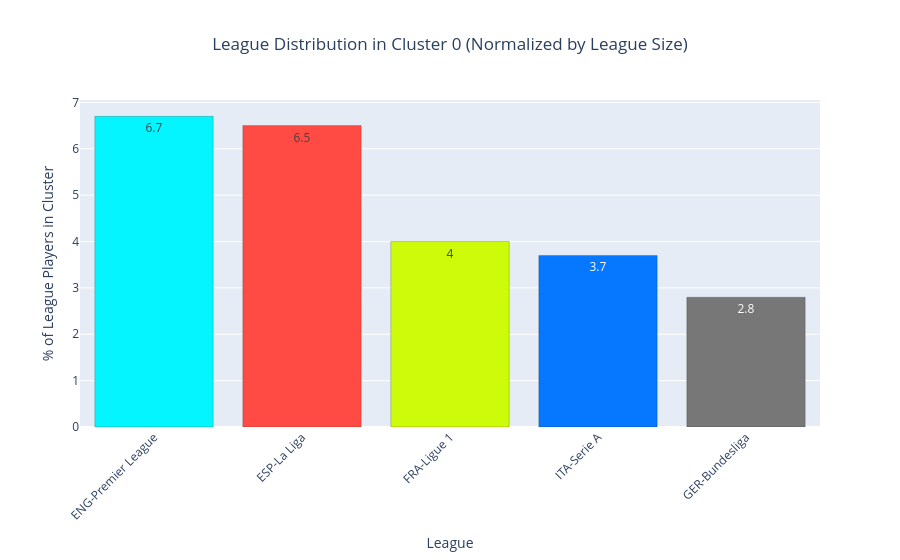

This figure's notebook cell:
### Code cell
# Create a bar plot showing the distribution of positions in a specific cluster

def plot_cluster_positions(cluster_id, df_clusters=df_clusters):
    cluster_data = df_clusters[df_clusters['cluster'] == cluster_id]
    
    # Count players by position in this cluster
    pos_counts = cluster_data['pos'].value_counts().reset_index()
    pos_counts.columns = ['Position', 'Count']
    
    # create a color mapping for positions using hex codes
    unique_positions = sorted(df_clusters['pos'].unique())
    colors = plt.cm.tab20(np.linspace(0, 1, len(unique_positions)))
    color_map = {
        pos: f'#{int(colors[i][0]*255):02x}{int(colors[i][1]*255):02x}{int(colors[i][2]*255):02x}'
        for i, pos in enumerate(unique_positions)
    }
    
    # Visualize the bar plot with Plotly Express
    fig = px.bar(
        pos_counts,
        x='Position',
        y='Count',
        title=f'Position Distribution in Cluster {cluster_id}',
        labels={'Count': 'Number of Players', 'Position': 'Position'},
        color='Position',
        color_discrete_map=color_map,
        text='Count'
    )
    fig.update_traces(textposition='auto')
    fig.update_layout(title_x=0.5)
    fig.show()

# Create a bar plot showing the normalized distribution of leagues in a specific cluster (normalized by the total number of players in each league)

def plot_cluster_league(cluster_id, df_clusters=df_clusters):
    
    cluster_data = df_clusters[df_clusters['cluster'] == cluster_id]
    
    # Count players by league in this cluster
    league_counts_cluster = cluster_data['league'].value_counts().reset_index()
    league_counts_cluster.columns = ['League', 'Count_in_Cluster']
    
    # Count total players by league in the entire dataset
    league_counts_total = df_clusters['league'].value_counts().reset_index()
    league_counts_total.columns = ['League', 'Total_Count']
    
    # Merge and calculate normalized percentage
    league_data = league_counts_cluster.merge(league_counts_total, on='League')
    league_data['Percentage'] = (league_data['Count_in_Cluster'] / league_data['Total_Count'] * 100).round(1)
    
    # Sort by percentage descending
    league_data = league_data.sort_values('Percentage', ascending=False)
    
    # Define league colors with hex codes
    league_colors = {
        'ESP-La Liga': "#FF4B44",
        'ENG-Premier League': '#04F5FF',
        'GER-Bundesliga': "#777777",
        'FRA-Ligue 1': '#CDFB0A',
        'ITA-Serie A': '#0578FF'
    }
    
    fig = px.bar(
        league_data,
        x='League',
        y='Percentage',
        title=f'League Distribution in Cluster {cluster_id} (Normalized by League Size)',
        labels={'Percentage': '% of League Players in Cluster', 'League': 'League'},
        text='Percentage',
        color='League',
        color_discrete_map=league_colors,
        hover_data={'Count_in_Cluster': True, 'Total_Count': True, 'Percentage': ':.1f'}
    )
    
    fig.update_traces(textposition='auto', marker_line_width=0.2, marker_line_color='black')
    fig.update_layout(title_x=0.5, xaxis_tickangle=-45, showlegend=False)
    fig.show()
    
plot_cluster_league(0)

### Figure 1 — Plotly figure (JSON) as saved in the notebook; plotly's stock layout.template omitted (floating-point values rounded to 4 significant figures)
{"data": [{"customdata": [[51, 759]], "hovertemplate": "League=%{x}<br>% of League Players in Cluster=%{text:.1f}<br>Count_in_Cluster=%{customdata[0]}<br>Total_Count=%{customdata[1]}<extra></extra>", "legendgroup": "ENG-Premier League", "marker": {"color": "#04F5FF", "line": {"color": "black", "width": 0.2}, "pattern": {"shape": ""}}, "name": "ENG-Premier League", "orientation": "v", "showlegend": true, "text": [6.7], "textposition": "auto", "type": "bar", "x": ["ENG-Premier League"], "xaxis": "x", "y": [6.7], "yaxis": "y"}, {"customdata": [[37, 567]], "hovertemplate": "League=%{x}<br>% of League Players in Cluster=%{text:.1f}<br>Count_in_Cluster=%{customdata[0]}<br>Total_Count=%{customdata[1]}<extra></extra>", "legendgroup": "ESP-La Liga", "marker": {"color": "#FF4B44", "line": {"color": "black", "width": 0.2}, "pattern": {"shape": ""}}, "name": "ESP-La Liga", "orientation": "v", "showlegend": true, "text": [6.5], "textposition": "auto", "type": "bar", "x": ["ESP-La Liga"], "xaxis": "x", "y": [6.5], "yaxis": "y"}, {"customdata": [[25, 632]], "hovertemplate": "League=%{x}<br>% of League Players in Cluster=%{text:.1f}<br>Count_in_Cluster=%{customdata[0]}<br>Total_Count=%{customdata[1]}<extra></extra>", "legendgroup": "FRA-Ligue 1", "marker": {"color": "#CDFB0A", "line": {"color": "black", "width": 0.2}, "pattern": {"shape": ""}}, "name": "FRA-Ligue 1", "orientation": "v", "showlegend": true, "text": [4.0], "textposition": "auto", "type": "bar", "x": ["FRA-Ligue 1"], "xaxis": "x", "y": [4.0], "yaxis": "y"}, {"customdata": [[28, 763]], "hovertemplate": "League=%{x}<br>% of League Players in Cluster=%{text:.1f}<br>Count_in_Cluster=%{customdata[0]}<br>Total_Count=%{customdata[1]}<extra></extra>", "legendgroup": "ITA-Serie A", "marker": {"color": "#0578FF", "line": {"color": "black", "width": 0.2}, "pattern": {"shape": ""}}, "name": "ITA-Serie A", "orientation": "v", "showlegend": true, "text": [3.7], "textposition": "auto", "type": "bar", "x": ["ITA-Serie A"], "xaxis": "x", "y": [3.7], "yaxis": "y"}, {"customdata": [[19, 671]], "hovertemplate": "League=%{x}<br>% of League Players in Cluster=%{text:.1f}<br>Count_in_Cluster=%{customdata[0]}<br>Total_Count=%{customdata[1]}<extra></extra>", "legendgroup": "GER-Bundesliga", "marker": {"color": "#777777", "line": {"color": "black", "width": 0.2}, "pattern": {"shape": ""}}, "name": "GER-Bundesliga", "orientation": "v", "showlegend": true, "text": [2.8], "textposition": "auto", "type": "bar", "x": ["GER-Bundesliga"], "xaxis": "x", "y": [2.8], "yaxis": "y"}], "layout": {"barmode": "relative", "legend": {"title": {"text": "League"}, "tracegroupgap": 0}, "showlegend": false, "title": {"text": "League Distribution in Cluster 0 (Normalized by League Size)", "x": 0.5}, "xaxis": {"anchor": "y", "categoryarray": ["ENG-Premier League", "ESP-La Liga", "FRA-Ligue 1", "ITA-Serie A", "GER-Bundesliga"], "categoryorder": "array", "domain": [0, 1], "tickangle": -45, "title": {"text": "League"}}, "yaxis": {"anchor": "x", "domain": [0, 1], "title": {"text": "% of League Players in Cluster"}}}}
